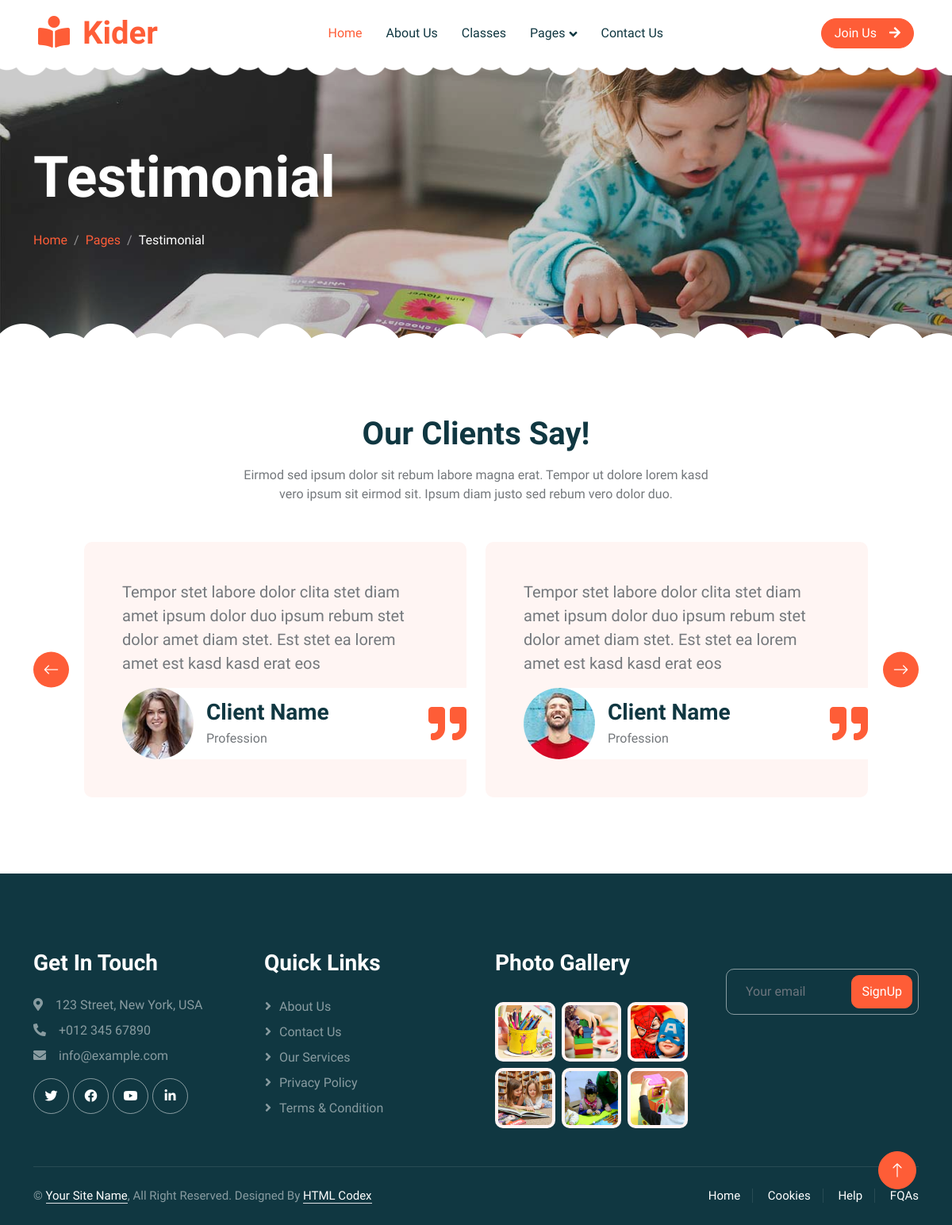
Page /testimonial/ on the committed database.
### app/models.py (models this page shows, shortened)
class Testimonials(models.Model):
    title = models.CharField(max_length=255)
    description = models.CharField(max_length=255)
    class Meta:
        verbose_name = "Testimonials"
        verbose_name_plural = "Testimonials"

class TestimonialsBlocks(models.Model):
    description = models.CharField(max_length=255, blank=True, null=True)
    image = models.ImageField(upload_to="testimonials_blocks", blank=True, null=True)
    name = models.CharField(max_length=255, blank=True, null=True)
    profession = models.CharField(max_length=255, blank=True, null=True)
    class Meta:
        verbose_name = "Testimonials blocks"
        verbose_name_plural = "Testimonials blocks"

class FooterMain(models.Model):
    title = models.CharField(max_length=255)
    class Meta:
        verbose_name = "Footer Main"
        verbose_name_plural = "Footer Main"

class GetInTouch(models.Model):
    title = models.CharField(max_length=50)
    icon_class = models.CharField(max_length=255)
    description = models.CharField(max_length=255)
    class Meta:
        verbose_name = "Get In Touch"
        verbose_name_plural = "Get In Touch"

class Socials(models.Model):
    title = models.CharField(max_length=50)
    url = models.URLField(max_length=255, blank=True)
    html_class = models.CharField(max_length=255)
    class Meta:
        verbose_name = "Social"
        verbose_name_plural = "Socials"

class QuickLinks(models.Model):
    link_url = models.CharField(max_length=255)
    link_name = models.CharField(max_length=255)
    class Meta:
        verbose_name = "Quick Links"
        verbose_name_plural = "Quick Links"

class GalleryImages(models.Model):
    image_title = models.CharField(max_length=255)
    image = models.ImageField(upload_to="gallery")
    class Meta:
        verbose_name = "Gallery Images"
        verbose_name_plural = "Gallery Images"

class FooterText(models.Model):
    text1 = models.CharField(max_length=55, blank=True, null=True)
    text2 = models.CharField(max_length=255, blank=True, null=True)
    text3 = models.CharField(max_length=255, blank=True, null=True)
    link_url = models.URLField(max_length=200, blank=True, null=True)
    link_url2 = models.CharField(max_length=255, blank=True, null=True)
    link_name1 = models.CharField(max_length=255, blank=True, null=True)
    link_name2 = models.CharField(max_length=255, blank=True, null=True)
    class Meta:
        verbose_name = "Footer Text"
        verbose_name_plural = "Footer Text"

### app/views.py (the view)
# urls.py: path('testimonial/', views.testimonial, name="testimonial"),
def testimonial(request):
    context = {
        "footer_text": FooterText.objects.all().first(),
        "testimonials": Testimonials.objects.all().first(),
        "testimonials_blocks": TestimonialsBlocks.objects.all(),
        "footer_main": FooterMain.objects.all(),
        "get_in_touch": GetInTouch.objects.all(),
        "socials": Socials.objects.all(),
        "quick_links": QuickLinks.objects.all(),
        "news_letter": Newsletter.objects.all().first(),
        "gallery": GalleryImages.objects.all()
    }
    return render(request,"testimonial.html",context)

### app/templates/testimonial.html (shortened to what this page needs)
{% extends "base.html" %}
{% load static %}
  {% block testimonial_template %}
    <div class="container-xxl py-5 page-header position-relative mb-5">
        <div class="container py-5">
            <h1 class="display-2 text-white animated slideInDown mb-4">Testimonial</h1>
            <nav aria-label="breadcrumb animated slideInDown">
                <ol class="breadcrumb">
                    <li class="breadcrumb-item"><a href="#">Home</a></li>
                    <li class="breadcrumb-item"><a href="#">Pages</a></li>
                    <li class="breadcrumb-item text-white active" aria-current="page">Testimonial</li>
                </ol>
            </nav>
        </div>
    </div>
    <div class="container-xxl py-5">
        <div class="container">
            <div class="text-center mx-auto mb-5 wow fadeInUp" data-wow-delay="0.1s" style="max-width: 600px;">
                <h1 class="mb-3">{{testimonials.title}}</h1>
                <p>{{testimonials.description}}</p>
            </div>
            <div class="owl-carousel testimonial-carousel wow fadeInUp" data-wow-delay="0.1s">
              {% for blocks in testimonials_blocks %}
                <div class="testimonial-item bg-light rounded p-5">
                    <p class="fs-5">{{blocks.description}}</p>
                    <div class="d-flex align-items-center bg-white me-n5" style="border-radius: 50px 0 0 50px;">
                        <img class="img-fluid flex-shrink-0 rounded-circle" src="{{blocks.image.url}}" style="width: 90px; height: 90px;">
                        <div class="ps-3">
                            <h3 class="mb-1">{{blocks.name}}</h3>
                            <span>{{blocks.profession}}</span>
                        </div>
                        <i class="fa fa-quote-right fa-3x text-primary ms-auto d-none d-sm-flex"></i>
                    </div>
                </div>
              {% endfor %}
            </div>
        </div>
    </div>
  {% endblock %}

### app/templates/base.html (shortened to what this page needs)
{% load static %}
    <!DOCTYPE html>
    <html lang="en">
    <head>
        <link href="https://cdnjs.cloudflare.com/ajax/libs/font-awesome/5.10.0/css/all.min.css" rel="stylesheet">
        <link href="https://cdn.jsdelivr.net/npm/bootstrap-icons@1.4.1/font/bootstrap-icons.css" rel="stylesheet">
        <link href="{% static "lib/animate/animate.min.css" %}" rel="stylesheet">
        <link href="{% static "lib/owlcarousel/assets/owl.carousel.min.css" %}" rel="stylesheet">
        <link href="{% static "css/bootstrap.min.css" %}" rel="stylesheet">
        <link href="{% static "css/style.css" %}" rel="stylesheet">
    </head>
    <body>
        <div class="container-xxl bg-white p-0">
            <nav class="navbar navbar-expand-lg bg-white navbar-light sticky-top px-4 px-lg-5 py-lg-0">
                <a href="{% url 'index' %}" class="navbar-brand">
                    <h1 class="m-0 text-primary"><i class="fa fa-book-reader me-3"></i>Kider</h1>
                </a>
                <div class="collapse navbar-collapse" id="navbarCollapse">
                    <div class="navbar-nav mx-auto">
                        <a href="{% url 'index' %}" class="nav-item nav-link active">Home</a>
                        <a href="{% url 'about' %}" class="nav-item nav-link">About Us</a>
                        <a href="{% url 'classes' %}" class="nav-item nav-link">Classes</a>
                        <div class="nav-item dropdown">
                            <a href="#" class="nav-link dropdown-toggle" data-bs-toggle="dropdown">Pages</a>
                        </div>
                        <a href="{% url 'contact' %}" class="nav-item nav-link">Contact Us</a>
                    </div>
                    <a href="" class="btn btn-primary rounded-pill px-3 d-none d-lg-block">Join Us<i class="fa fa-arrow-right ms-3"></i></a>
                </div>
            </nav>
            {% block testimonial_template %}{% endblock %}
            <div class="container-fluid bg-dark text-white-50 footer pt-5 mt-5 wow fadeIn" data-wow-delay="0.1s">
                <div class="container py-5">
                    <div class="row g-5">
                        <div class="col-lg-3 col-md-6">
                            <h3 class="text-white mb-4">{{footer_main.0.title}}</h3>
                            {% for get in get_in_touch %}
                              <p class="mb-2"><i class="{{get.icon_class}}">
                              </i>{{get.description}}</p>
                            {% endfor %}
                            <div class="d-flex pt-2">
                              {% for social in socials %}
                                <a class="btn btn-outline-light btn-social" href="{{social.url}}">
                                    <i class="{{social.html_class}}" target="_blank" title="{{social.title}}"></i></a>
                              {% endfor %}
                            </div>
                        </div>
                        <div class="col-lg-3 col-md-6">
                            <h3 class="text-white mb-4">{{footer_main.1.title}}</h3>
                            {% for links in quick_links %}
                                <a class="btn btn-link text-white-50" href="">{{links.link_name}}</a>
                            {% endfor %}
                        </div>
                        <div class="col-lg-3 col-md-6">
                            <h3 class="text-white mb-4">{{footer_main.2.title}}</h3>
                            <div class="row g-2 pt-2">
                                {% for gallery in gallery %}
                                  <div class="col-4">
                                      <img class="img-fluid rounded bg-light p-1" src="{{gallery.image.url}}" alt="">
                                  </div>
                                {% endfor %}
                            </div>
                        </div>
                        <div class="col-lg-3 col-md-6">
                            <div class="position-relative mx-auto" style="max-width: 400px;">
                                <input class="form-control bg-transparent w-100 py-3 ps-4 pe-5" type="text" placeholder="Your email">
                                <button type="button" class="btn btn-primary py-2 position-absolute top-0 end-0 mt-2 me-2">SignUp</button>
                            </div>
                        </div>
                    </div>
                </div>
                <div class="container">
                    <div class="copyright">
                        <div class="row">
                            <div class="col-md-6 text-center text-md-start mb-3 mb-md-0">
                                {{footer_text.text1}} <a class="border-bottom" href="{{footer_text.link_url2}}">{{footer_text.link_name2}}</a>{{footer_text.text2}}
                                {{footer_text.text3}} <a class="border-bottom" href="{{footer_text.link_url1}}">{{footer_text.link_name1}}</a>
                            </div>
                            <div class="col-md-6 text-center text-md-end">
                                <div class="footer-menu">
                                    <a href="">Home</a>
                                    <a href="">Cookies</a>
                                    <a href="">Help</a>
                                    <a href="">FQAs</a>
                                </div>
                            </div>
                        </div>
                    </div>
                </div>
            </div>
            <a href="#" class="btn btn-lg btn-primary btn-lg-square back-to-top"><i class="bi bi-arrow-up"></i></a>
        </div>
    </body>
    </html>

### app/static/css/style.css (style rules this page uses)
:root { --primary: #FE5D37; --light: #FFF5F3; --dark: #103741; }
.back-to-top { position: fixed; display: none; right: 45px; bottom: 45px; z-index: 99; }
.btn { font-weight: 500; transition: .5s; }
.btn.btn-primary { color: #FFFFFF; }
.btn-lg-square { width: 48px; height: 48px; }
.btn-square, .btn-sm-square, .btn-lg-square { padding: 0; display: flex; align-items: center; justify-content: center; font-weight: normal; border-radius: 50px; }
h1, h2, h3, h4, .h1, .h2, .h3, .h4, .display-1, .display-2, .display-3, .display-4, .display-5, .display-6 { font-family: 'Lobster Two', cursive; font-weight: 700; }
.navbar .navbar-nav .nav-link { padding: 30px 15px; color: var(--dark); font-weight: 500; outline: none; }
.navbar .navbar-nav .nav-link:hover, .navbar .navbar-nav .nav-link.active { color: var(--primary); }
.navbar.sticky-top { top: -100px; transition: .5s; }
.navbar .dropdown-toggle::after { border: none; content: "\f107"; font-family: "Font Awesome 5 Free"; font-weight: 900; vertical-align: middle; margin-left: 5px; transition: .5s; }
.header-carousel::before, .header-carousel::after, .page-header::before, .page-header::after { position: absolute; content: ""; width: 100%; height: 10px; top: 0; left: 0; background: url(../img/bg-header-top.png) center center repeat-x; z-index: 1; }
.header-carousel::after, .page-header::after { height: 19px; top: auto; bottom: 0; background: url(../img/bg-header-bottom.png) center center repeat-x; }
.page-header { background: linear-gradient(rgba(0, 0, 0, .2), rgba(0, 0, 0, .2)), url(../img/carousel-1.jpg) center center no-repeat; background-size: cover; }
.breadcrumb-item + .breadcrumb-item::before { color: rgba(255, 255, 255, .5); }
.testimonial-carousel { padding-left: 1.5rem; padding-right: 1.5rem; }
@media (min-width: 576px) { .testimonial-carousel { padding-left: 4rem; padding-right: 4rem; } }
.footer .btn.btn-social { margin-right: 5px; width: 45px; height: 45px; display: flex; align-items: center; justify-content: center; color: #FFFFFF; border: 1px solid rgba(255,255,255,0.5); border-radius: 45px; transition: .3s; }
.footer .btn.btn-link { display: block; margin-bottom: 5px; padding: 0; text-align: left; font-size: 16px; font-weight: normal; text-transform: capitalize; transition: .3s; }
.footer .btn.btn-link::before { position: relative; content: "\f105"; font-family: "Font Awesome 5 Free"; font-weight: 900; margin-right: 10px; }
.footer .form-control { border-color: rgba(255,255,255,0.5); }
.footer .copyright { padding: 25px 0; font-size: 15px; border-top: 1px solid rgba(256, 256, 256, .1); }
.footer .copyright a { color: #FFFFFF; }
.footer .footer-menu a { margin-right: 15px; padding-right: 15px; border-right: 1px solid rgba(255, 255, 255, .1); }
.footer .footer-menu a:last-child { margin-right: 0; padding-right: 0; border-right: none; }

### rows in the picture
Testimonials: title "Our Clients Say!", description "Eirmod sed ipsum dolor sit rebum labore magna erat. Tempor ut dolore lorem kasd vero ipsum sit eirmod sit. Ipsum diam justo sed rebum vero dolor duo."
TestimonialsBlocks: description "Tempor stet labore dolor clita stet diam amet ipsum dolor duo ipsum rebum stet dolor amet diam stet. Est stet ea lorem amet est kasd kasd erat eos", image (picture), name "Client Name", profession "Profession"
TestimonialsBlocks: description "Tempor stet labore dolor clita stet diam amet ipsum dolor duo ipsum rebum stet dolor amet diam stet. Est stet ea lorem amet est kasd kasd erat eos", image (picture), name "Client Name", profession "Profession"
FooterMain: title "Get In Touch"
GetInTouch: description "123 Street, New York, USA"
GetInTouch: description "+012 345 67890"
GetInTouch: description "info@example.com"
FooterMain: title "Quick Links"
QuickLinks: link_name "About Us"
QuickLinks: link_name "Contact Us"
QuickLinks: link_name "Our Services"
QuickLinks: link_name "Privacy Policy"
QuickLinks: link_name "Terms & Condition"
FooterMain: title "Photo Gallery"
GalleryImages: image (picture)
GalleryImages: image (picture)
GalleryImages: image (picture)
GalleryImages: image (picture)
GalleryImages: image (picture)
GalleryImages: image (picture)
FooterText: text1 "©", link_name2 "Your Site Name", text2 ", All Right Reserved.", text3 "Designed By", link_name1 "HTML Codex"
